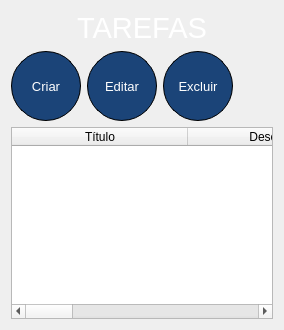
            <widget class="QWidget" name="page_tarefas">
             <layout class="QVBoxLayout" name="verticalLayout_7">
              <item>
               <widget class="QLabel" name="lbl_tarefas">
                <property name="font">
                 <font>
                  <pointsize>26</pointsize>
                 </font>
                </property>
                <property name="styleSheet">
                 <string notr="true">color: #FFF;</string>
                </property>
                <property name="text">
                 <string>&lt;html&gt;&lt;head/&gt;&lt;body&gt;&lt;p align=&quot;center&quot;&gt;&lt;span style=&quot; font-size:22pt;&quot;&gt;TAREFAS&lt;/span&gt;&lt;/p&gt;&lt;/body&gt;&lt;/html&gt;</string>
                </property>
                <property name="alignment">
                 <set>Qt::AlignRight|Qt::AlignTop|Qt::AlignTrailing</set>
                </property>
               </widget>
              </item>
              <item>
               <layout class="QHBoxLayout" name="horizontalLayout_4">
                <item>
                 <widget class="QPushButton" name="btn_criar">
                  <property name="minimumSize">
                   <size>
                    <width>70</width>
                    <height>70</height>
                   </size>
                  </property>
                  <property name="maximumSize">
                   <size>
                    <width>70</width>
                    <height>16777215</height>
                   </size>
                  </property>
                  <property name="font">
                   <font>
                    <pointsize>10</pointsize>
                   </font>
                  </property>
                  <property name="cursor">
                   <cursorShape>PointingHandCursor</cursorShape>
                  </property>
                  <property name="styleSheet">
                   <string notr="true">QPushButton {
background-color: rgb(27, 68, 120);
image: url(:/newTaskIcon/add task icon.png);
color: rgb(255, 255, 255);
border-radius: 35px;
border:1px solid black;
}
QPushButton:hover {
	
	background-color: rgb(38, 97, 170);
}
QPushButton:pressed {
	background-color: rgb(27, 68, 120);
}



</string>
                  </property>
                  <property name="text">
                   <string>Criar</string>
                  </property>
                  <property name="iconSize">
                   <size>
                    <width>16</width>
                    <height>16</height>
                   </size>
                  </property>
                  <property name="autoDefault">
                   <bool>false</bool>
                  </property>
                 </widget>
                </item>
                <item>
                 <widget class="QPushButton" name="btn_editar">
                  <property name="minimumSize">
                   <size>
                    <width>70</width>
                    <height>70</height>
                   </size>
                  </property>
                  <property name="maximumSize">
                   <size>
                    <width>70</width>
                    <height>16777215</height>
                   </size>
                  </property>
                  <property name="font">
                   <font>
                    <pointsize>10</pointsize>
                   </font>
                  </property>
                  <property name="cursor">
                   <cursorShape>PointingHandCursor</cursorShape>
                  </property>
                  <property name="styleSheet">
                   <string notr="true">QPushButton {
background-color: rgb(27, 68, 120);
image: url(:/newTaskIcon/add task icon.png);
color: rgb(255, 255, 255);
border-radius: 35px;
border:1px solid black;
}
QPushButton:hover {
	
	background-color: rgb(38, 97, 170);
}
QPushButton:pressed {
	background-color: rgb(27, 68, 120);
}



</string>
                  </property>
                  <property name="text">
                   <string>Editar</string>
                  </property>
                  <property name="iconSize">
                   <size>
                    <width>16</width>
                    <height>16</height>
                   </size>
                  </property>
                  <property name="autoDefault">
                   <bool>false</bool>
                  </property>
                 </widget>
                </item>
                <item>
                 <widget class="QPushButton" name="btn_deletar">
                  <property name="minimumSize">
                   <size>
                    <width>70</width>
                    <height>70</height>
                   </size>
                  </property>
                  <property name="maximumSize">
                   <size>
                    <width>70</width>
                    <height>16777215</height>
                   </size>
                  </property>
                  <property name="font">
                   <font>
                    <pointsize>10</pointsize>
                   </font>
                  </property>
                  <property name="cursor">
                   <cursorShape>PointingHandCursor</cursorShape>
                  </property>
                  <property name="styleSheet">
                   <string notr="true">QPushButton {
background-color: rgb(27, 68, 120);
image: url(:/newTaskIcon/add task icon.png);
color: rgb(255, 255, 255);
border-radius: 35px;
border:1px solid black;
}
QPushButton:hover {
	
	background-color: rgb(38, 97, 170);
}
QPushButton:pressed {
	background-color: rgb(27, 68, 120);
}



</string>
                  </property>
                  <property name="text">
                   <string>Excluir</string>
                  </property>
                  <property name="iconSize">
                   <size>
                    <width>16</width>
                    <height>16</height>
                   </size>
                  </property>
                  <property name="autoDefault">
                   <bool>false</bool>
                  </property>
                 </widget>
                </item>
                <item>
                 <spacer name="horizontalSpacer">
                  <property name="orientation">
                   <enum>Qt::Horizontal</enum>
                  </property>
                  <property name="sizeHint" stdset="0">
                   <size>
                    <width>40</width>
                    <height>20</height>
                   </size>
                  </property>
                 </spacer>
                </item>
               </layout>
              </item>
              <item>
               <widget class="QTableWidget" name="tableWidget">
                <property name="sizePolicy">
                 <sizepolicy hsizetype="Expanding" vsizetype="Expanding">
                  <horstretch>0</horstretch>
                  <verstretch>0</verstretch>
                 </sizepolicy>
                </property>
                <property name="styleSheet">
                 <string notr="true">
QHeaderView::section
{
background-color:rgb(27, 68, 120);
color: white;
};

color: rgb(255, 255, 255);
border:1px solid rgb(27, 68, 120);
</string>
                </property>
                <attribute name="horizontalHeaderDefaultSectionSize">
                 <number>176</number>
                </attribute>
                <column>
                 <property name="text">
                  <string>Título</string>
                 </property>
                 <property name="textAlignment">
                  <set>AlignCenter</set>
                 </property>
                </column>
                <column>
                 <property name="text">
                  <string>Descrição</string>
                 </property>
                </column>
                <column>
                 <property name="text">
                  <string>Status</string>
                 </property>
                </column>
                <column>
                 <property name="text">
                  <string>Prioridade</string>
                 </property>
                </column>
                <column>
                 <property name="text">
                  <string>Anexo</string>
                 </property>
                </column>
               </widget>
              </item>
             </layout>
            </widget>
